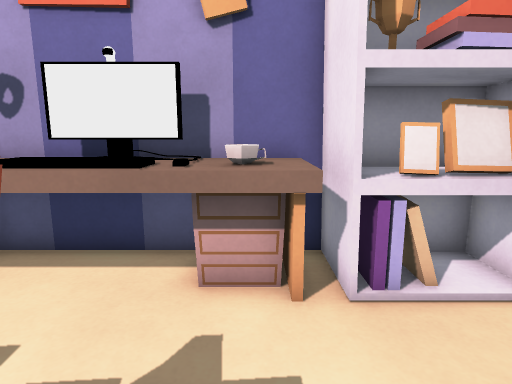
[1] (above)

12 first-person views from a walk through a Godot game level. The camera is 1.3 m above the floor, tilts 10° down and sees 75° across. The floor is counted in squares, 0.5 m on a side. Each view is taken from the middle of a square. On the plan, view 1 faces up. The plan holds only what a view shows up to about 20 squares ahead; the rest is blank. The place goes on beyond the plan. Characters and animated objects are left out. Surface patterns are stand-ins for the level's own textures.

[2]
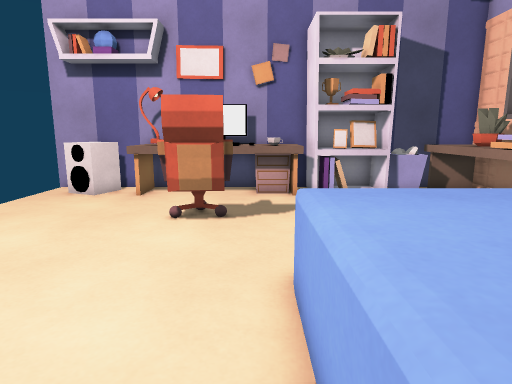

[3]
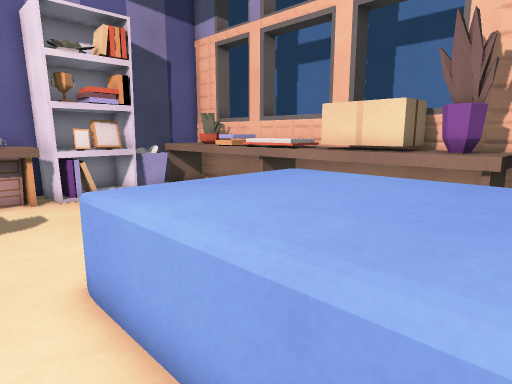

[4]
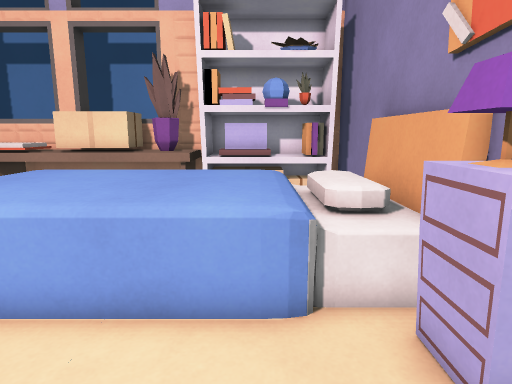

[5]
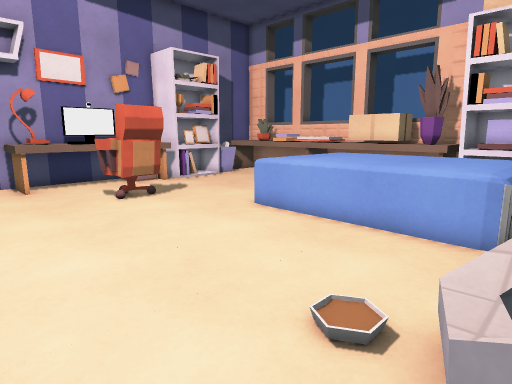

[6]
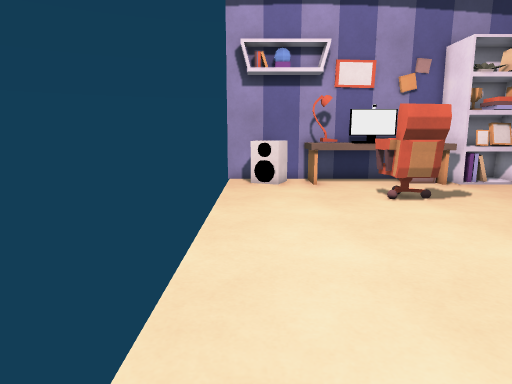

[7]
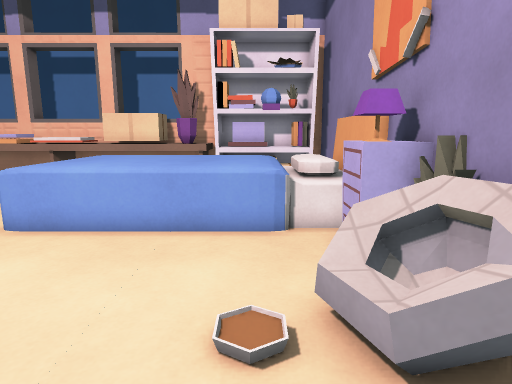

[8]
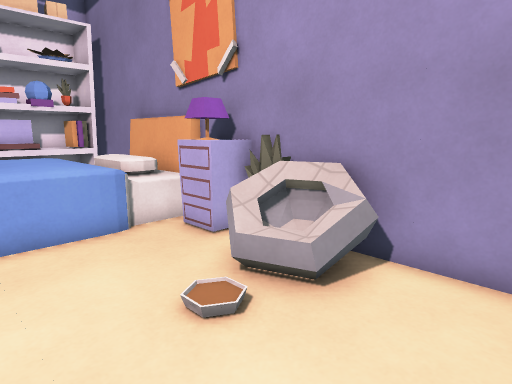

[9]
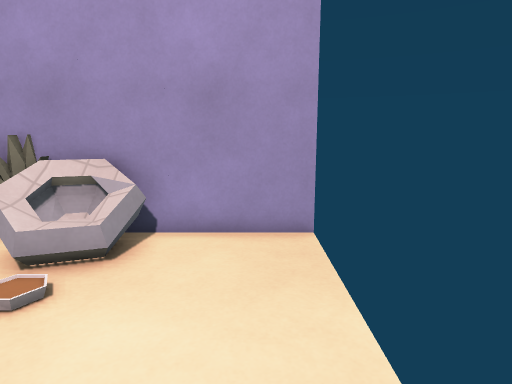

[10]
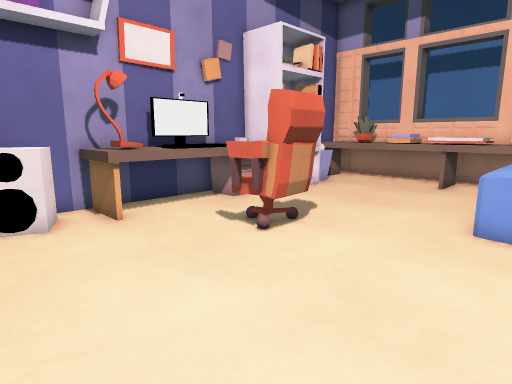

[11]
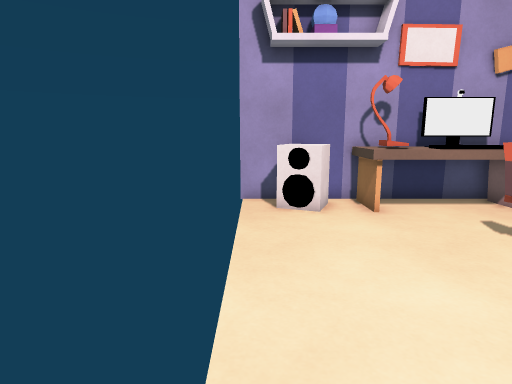

[12]
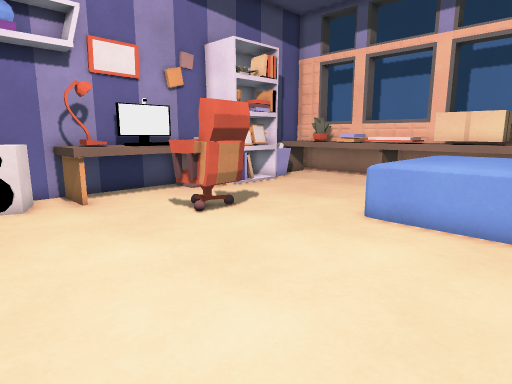

### Floor plan
Key: @ floor where view 1 was taken; # wall or solid block; . main floor; : floor 0.5 m higher than the main floor; / step, stairs or slope; = window, fence, low wall or low ledge; ^ raised ledge.
Columns run from 11 left of view 1 to 9 right of it. Each row starts with its distance up from view 1.
  7 #####^^###^^^######^#
  6  .^^#^^^^^^^^^^#^^^^^
  5  .=^.^^^^^^^^####=^^^
  4  .................^^^
  3  .................^ ^
  2  ......^^^........^^^
  1  ......###........^^^
  0  .......##.@......^^^
 -1  .................^^^
 -2  .................^^^
 -3  ..........^^^  = ^^^
 -4  ..........^^^^^^ ^^^
 -5  ..........^^^^^^ ^^^
 -6  ..........^^^^^^ ^^^
 -7  ..........^^^^^^ ^#^
 -8  ..........^^^^^^ ###
 -9  ..........^^^^^  ##
-10  ..........^^^^^  ###
-11  ....///...^^^^^^ =^#
-12  ....:/==##^^^^   ###
-13 ###  ==####^^^^^=###
-14    ################

Where each view was taken, in squares from view 1:
view 1: 0 up, 0 right, facing up
view 2: 9 down, 1 left, facing up
view 3: 9 down, 2 left, facing up-right
view 4: 10 down, 5 left, facing right
view 5: 12 down, 9 left, facing up-right
view 6: 12 down, 9 left, facing up
view 7: 10 down, 9 left, facing right
view 8: 7 down, 9 left, facing down-right
view 9: 5 down, 9 left, facing down
view 10: 5 down, 10 left, facing up-right
view 11: 6 down, 10 left, facing up
view 12: 8 down, 10 left, facing up-right
